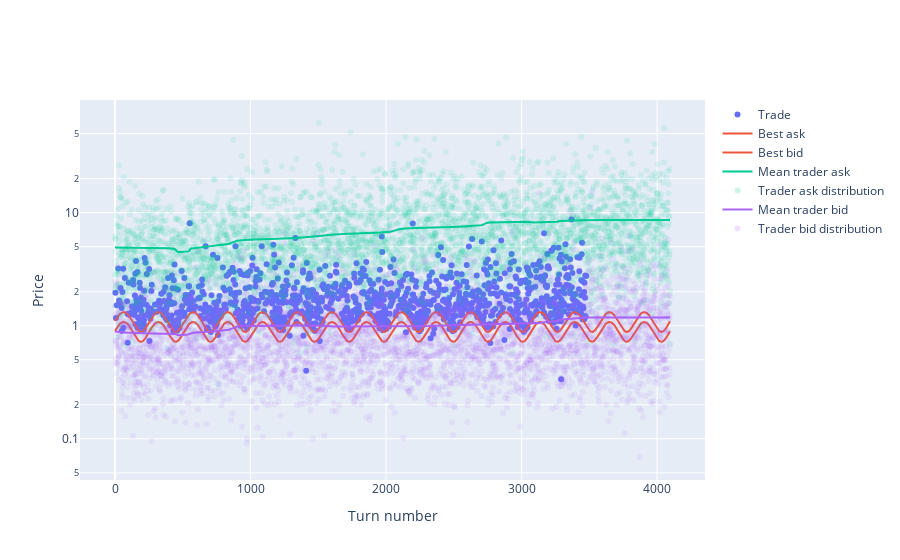

Notebook source saved alongside this figure:
### Code cell
trades_plot(turn_results)

### Figure 1 — Plotly figure (JSON) as saved in the notebook; plotly's stock layout.template omitted (floating-point values rounded to 4 significant figures; data arrays with more than 128 entries replaced by an {"elided": "..."} marker saying what was removed)
{"data": [{"marker": {"color": "#636EFA"}, "mode": "markers", "name": "Trade", "type": "scatter", "x": {"elided": "1153 int values"}, "y": {"elided": "1153 float values"}}, {"marker": {"color": "#EF553B"}, "name": "Best ask", "type": "scatter", "y": {"elided": "4096 float values"}}, {"marker": {"color": "#EF553B"}, "name": "Best bid", "type": "scatter", "y": {"elided": "4096 float values"}}, {"marker": {"color": "#00CC96"}, "name": "Mean trader ask", "type": "scatter", "y": {"elided": "4096 float values"}}, {"marker": {"color": "#00CC96", "opacity": 0.1}, "mode": "markers", "name": "Trader ask distribution", "type": "scatter", "x": {"elided": "4096 int values"}, "y": {"elided": "4096 float values"}}, {"marker": {"color": "#AB63FA"}, "name": "Mean trader bid", "type": "scatter", "y": {"elided": "4096 float values"}}, {"marker": {"color": "#AB63FA", "opacity": 0.1}, "mode": "markers", "name": "Trader bid distribution", "type": "scatter", "x": {"elided": "4096 int values"}, "y": {"elided": "4096 float values"}}], "layout": {"xaxis": {"title": {"text": "Turn number"}}, "yaxis": {"title": {"text": "Price"}, "type": "log"}}}
